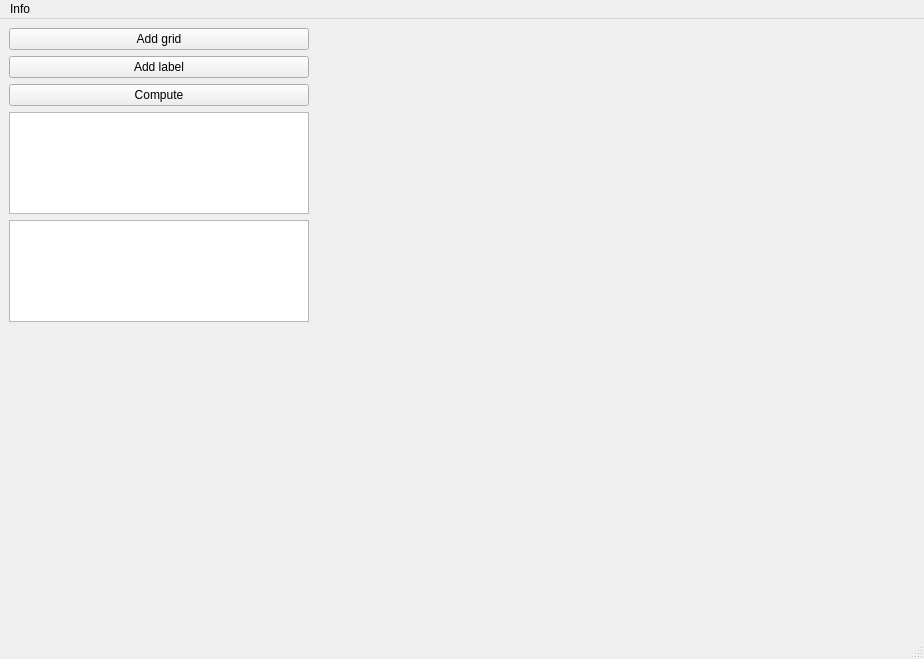
<?xml version="1.0" encoding="UTF-8"?>
<ui version="4.0">
 <class>MainWindow</class>
 <widget class="QMainWindow" name="MainWindow">
  <property name="geometry">
   <rect>
    <x>0</x>
    <y>0</y>
    <width>924</width>
    <height>657</height>
   </rect>
  </property>
  <property name="windowTitle">
   <string>MainWindow</string>
  </property>
  <widget class="QWidget" name="centralwidget">
   <property name="baseSize">
    <size>
     <width>0</width>
     <height>0</height>
    </size>
   </property>
   <layout class="QGridLayout" name="gridLayout">
    <item row="3" column="0">
     <widget class="Tree" name="_tree">
      <property name="maximumSize">
       <size>
        <width>300</width>
        <height>16777215</height>
       </size>
      </property>
      <property name="focusPolicy">
       <enum>Qt::NoFocus</enum>
      </property>
      <property name="contextMenuPolicy">
       <enum>Qt::ActionsContextMenu</enum>
      </property>
     </widget>
    </item>
    <item row="2" column="0">
     <widget class="ComputeBtn" name="_computeBtn">
      <property name="maximumSize">
       <size>
        <width>300</width>
        <height>16777215</height>
       </size>
      </property>
      <property name="focusPolicy">
       <enum>Qt::NoFocus</enum>
      </property>
      <property name="text">
       <string>Compute</string>
      </property>
     </widget>
    </item>
    <item row="0" column="0">
     <widget class="AddGridBtn" name="_addGridBtn">
      <property name="maximumSize">
       <size>
        <width>300</width>
        <height>16777215</height>
       </size>
      </property>
      <property name="focusPolicy">
       <enum>Qt::NoFocus</enum>
      </property>
      <property name="text">
       <string>Add grid</string>
      </property>
     </widget>
    </item>
    <item row="5" column="0">
     <widget class="MiniMap" name="_minimap">
      <property name="minimumSize">
       <size>
        <width>300</width>
        <height>300</height>
       </size>
      </property>
      <property name="maximumSize">
       <size>
        <width>300</width>
        <height>300</height>
       </size>
      </property>
      <property name="text">
       <string/>
      </property>
     </widget>
    </item>
    <item row="1" column="0">
     <widget class="AddLabelBtn" name="_addLabelBtn">
      <property name="maximumSize">
       <size>
        <width>300</width>
        <height>16777215</height>
       </size>
      </property>
      <property name="focusPolicy">
       <enum>Qt::NoFocus</enum>
      </property>
      <property name="text">
       <string>Add label</string>
      </property>
     </widget>
    </item>
    <item row="4" column="0">
     <widget class="QTableView" name="_properties">
      <property name="maximumSize">
       <size>
        <width>300</width>
        <height>16777215</height>
       </size>
      </property>
      <property name="focusPolicy">
       <enum>Qt::NoFocus</enum>
      </property>
     </widget>
    </item>
    <item row="0" column="1" rowspan="6">
     <widget class="FullImage" name="_image">
      <property name="minimumSize">
       <size>
        <width>600</width>
        <height>600</height>
       </size>
      </property>
      <property name="text">
       <string/>
      </property>
     </widget>
    </item>
   </layout>
  </widget>
  <widget class="QStatusBar" name="_statusBar"/>
  <widget class="QMenuBar" name="menuBar">
   <property name="geometry">
    <rect>
     <x>0</x>
     <y>0</y>
     <width>924</width>
     <height>21</height>
    </rect>
   </property>
   <widget class="QMenu" name="menuInfo">
    <property name="title">
     <string>Info</string>
    </property>
    <addaction name="_actionMade_by_TheCrazyT"/>
    <addaction name="_actionUrl"/>
    <addaction name="separator"/>
   </widget>
   <addaction name="menuInfo"/>
  </widget>
  <action name="_actionGridAddRowTop">
   <property name="text">
    <string>Add row to top</string>
   </property>
   <property name="toolTip">
    <string>Add row to top</string>
   </property>
  </action>
  <action name="_actionSaveModel">
   <property name="text">
    <string>Save computation model</string>
   </property>
  </action>
  <action name="_actionLoadModel">
   <property name="text">
    <string>Load computation model</string>
   </property>
   <property name="toolTip">
    <string>Load computation model</string>
   </property>
  </action>
  <action name="_actionRemoveGrid">
   <property name="text">
    <string>Remove grid</string>
   </property>
   <property name="toolTip">
    <string>Remove grid</string>
   </property>
  </action>
  <action name="_actionRemoveLabel">
   <property name="text">
    <string>Remove label</string>
   </property>
   <property name="toolTip">
    <string>Remove label</string>
   </property>
  </action>
  <action name="_actionMade_by_TheCrazyT">
   <property name="text">
    <string>Made by TheCrazyT</string>
   </property>
  </action>
  <action name="_actionUrl">
   <property name="text">
    <string>https://github.com/TheCrazyT/SiliconAnalyser</string>
   </property>
  </action>
  <action name="_actionSaveAsCsv">
   <property name="text">
    <string>Save as csv</string>
   </property>
   <property name="toolTip">
    <string>Save as csv</string>
   </property>
  </action>
  <action name="_actionViewAsPixelimage">
   <property name="text">
    <string>View as pixelimage</string>
   </property>
  </action>
 </widget>
 <customwidgets>
  <customwidget>
   <class>ComputeBtn</class>
   <extends>QPushButton</extends>
   <header>silicon_analyser.helper.computebtn</header>
  </customwidget>
  <customwidget>
   <class>AddLabelBtn</class>
   <extends>QPushButton</extends>
   <header>silicon_analyser.helper.addlabelbtn</header>
  </customwidget>
  <customwidget>
   <class>AddGridBtn</class>
   <extends>QPushButton</extends>
   <header>silicon_analyser.helper.addgridbtn</header>
  </customwidget>
  <customwidget>
   <class>MiniMap</class>
   <extends>QLabel</extends>
   <header>silicon_analyser.helper.minimap</header>
  </customwidget>
  <customwidget>
   <class>FullImage</class>
   <extends>QLabel</extends>
   <header>silicon_analyser.helper.fullimage</header>
  </customwidget>
  <customwidget>
   <class>Tree</class>
   <extends>QTreeView</extends>
   <header>silicon_analyser.helper.tree</header>
  </customwidget>
 </customwidgets>
 <resources/>
 <connections/>
</ui>
